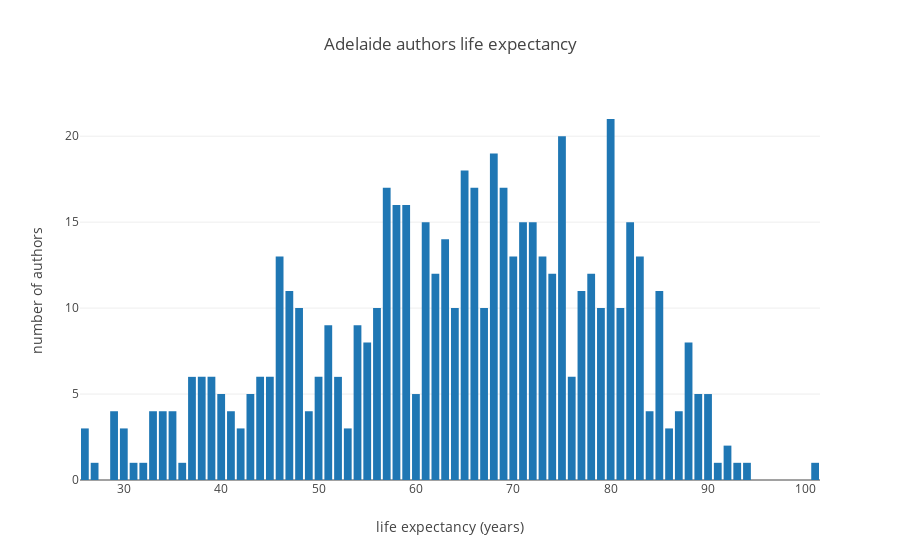

Source (notebook cell):
### Code cell
data = [
    go.Bar(
        x=list(age_frequency2.keys()),
        y=list(age_frequency2.values()),
    )
]

layout = go.Layout(
    title="Adelaide authors life expectancy",
    xaxis=dict(
        title='life expectancy (years)',
    ),
    yaxis=dict(
        title='number of authors',
    ),    
)
fig = go.Figure(data=data, layout=layout)
iplot(fig)

### Figure 1 — Plotly figure (JSON) as saved in the notebook; plotly's stock layout.template omitted (floating-point values rounded to 4 significant figures)
{"data": [{"type": "bar", "x": [77, 68, 65, 79, 80, 62, 47, 85, 50, 75, 78, 53, 54, 70, 27, 60, 51, 59, 43, 72, 61, 69, 58, 82, 94, 52, 35, 57, 66, 71, 84, 63, 44, 45, 49, 76, 73, 55, 67, 56, 64, 48, 83, 74, 29, 42, 87, 40, 30, 88, 81, 31, 90, 37, 92, 91, 101, 41, 89, 26, 86, 38, 34, 46, 33, 39, 32, 36, 93], "y": [11, 19, 18, 10, 21, 12, 11, 11, 6, 20, 12, 3, 9, 13, 1, 5, 9, 16, 5, 15, 15, 17, 16, 15, 1, 6, 4, 17, 17, 15, 4, 14, 6, 6, 4, 6, 13, 8, 10, 10, 10, 10, 13, 12, 4, 3, 4, 5, 3, 8, 10, 1, 5, 6, 2, 1, 1, 4, 5, 3, 3, 6, 4, 13, 4, 6, 1, 1, 1]}], "layout": {"title": "Adelaide authors life expectancy", "xaxis": {"title": "life expectancy (years)"}, "yaxis": {"title": "number of authors"}}}
